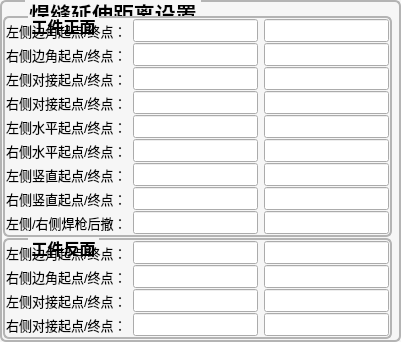
          <widget class="QGroupBox" name="groupBox_12">
           <property name="sizePolicy">
            <sizepolicy hsizetype="Preferred" vsizetype="Preferred">
             <horstretch>2</horstretch>
             <verstretch>3</verstretch>
            </sizepolicy>
           </property>
           <property name="font">
            <font>
             <pointsize>16</pointsize>
             <bold>true</bold>
            </font>
           </property>
           <property name="styleSheet">
            <string notr="true">QGroupBox {
	color: rgb(0, 0, 0);
	background-color: #f6f6f6;
    border-width: 2px;
    border-radius: 6px;
   border-style:solid;
  border-color: #b4b4b4;
  margin-top: 2ex;
}
QGroupBox::title {
     subcontrol-origin: margin;
     subcontrol-position: top left;
   left:25px;
     margin-left: 0px;
     padding:0 1px;
}</string>
           </property>
           <property name="title">
            <string>焊缝延伸距离设置</string>
           </property>
           <property name="alignment">
            <set>Qt::AlignCenter</set>
           </property>
           <layout class="QGridLayout" name="gridLayout_12">
            <property name="leftMargin">
             <number>1</number>
            </property>
            <property name="topMargin">
             <number>3</number>
            </property>
            <property name="rightMargin">
             <number>1</number>
            </property>
            <property name="bottomMargin">
             <number>1</number>
            </property>
            <property name="horizontalSpacing">
             <number>6</number>
            </property>
            <property name="verticalSpacing">
             <number>1</number>
            </property>
            <item row="0" column="0" colspan="2">
             <widget class="QLabel" name="label">
              <property name="maximumSize">
               <size>
                <width>16777215</width>
                <height>10</height>
               </size>
              </property>
              <property name="text">
               <string/>
              </property>
             </widget>
            </item>
            <item row="1" column="0">
             <widget class="QGroupBox" name="groupBox_10">
              <property name="sizePolicy">
               <sizepolicy hsizetype="Preferred" vsizetype="Preferred">
                <horstretch>0</horstretch>
                <verstretch>5</verstretch>
               </sizepolicy>
              </property>
              <property name="font">
               <font>
                <pointsize>12</pointsize>
                <bold>true</bold>
               </font>
              </property>
              <property name="styleSheet">
               <string notr="true">QGroupBox {
	color: rgb(0, 0, 0);
	background-color: #f6f6f6;
    border-width: 2px;
    border-radius: 6px;
   border-style:solid;
  border-color: #b4b4b4;
  margin-top: 2ex;
}
QGroupBox::title {
     subcontrol-origin: margin;
     subcontrol-position: top left;
   left:25px;
     margin-left: 0px;
     padding:0 1px;
}</string>
              </property>
              <property name="title">
               <string>工件正面</string>
              </property>
              <property name="alignment">
               <set>Qt::AlignCenter</set>
              </property>
              <layout class="QGridLayout" name="gridLayout_10">
               <property name="leftMargin">
                <number>1</number>
               </property>
               <property name="topMargin">
                <number>1</number>
               </property>
               <property name="rightMargin">
                <number>1</number>
               </property>
               <property name="bottomMargin">
                <number>1</number>
               </property>
               <property name="horizontalSpacing">
                <number>6</number>
               </property>
               <property name="verticalSpacing">
                <number>1</number>
               </property>
               <item row="5" column="0">
                <widget class="QLabel" name="label_39">
                 <property name="font">
                  <font>
                   <pointsize>10</pointsize>
                  </font>
                 </property>
                 <property name="styleSheet">
                  <string notr="true">color: rgb(0, 0, 0);</string>
                 </property>
                 <property name="text">
                  <string>右侧水平起点/终点：</string>
                 </property>
                </widget>
               </item>
               <item row="8" column="0">
                <widget class="QLabel" name="label_33">
                 <property name="font">
                  <font>
                   <pointsize>10</pointsize>
                  </font>
                 </property>
                 <property name="styleSheet">
                  <string notr="true">color: rgb(0, 0, 0);</string>
                 </property>
                 <property name="text">
                  <string>左侧/右侧焊枪后撤：</string>
                 </property>
                </widget>
               </item>
               <item row="5" column="3">
                <widget class="QLineEdit" name="lineEdit_FrontHBeamRight_ExtendEnd">
                 <property name="font">
                  <font>
                   <pointsize>10</pointsize>
                  </font>
                 </property>
                </widget>
               </item>
               <item row="7" column="3">
                <widget class="QLineEdit" name="lineEdit_FrontVBeamRight_ExtendEnd">
                 <property name="font">
                  <font>
                   <pointsize>10</pointsize>
                  </font>
                 </property>
                </widget>
               </item>
               <item row="2" column="0">
                <widget class="QLabel" name="label_21">
                 <property name="font">
                  <font>
                   <pointsize>10</pointsize>
                  </font>
                 </property>
                 <property name="styleSheet">
                  <string notr="true">color: rgb(0, 0, 0);</string>
                 </property>
                 <property name="text">
                  <string>左侧对接起点/终点：</string>
                 </property>
                </widget>
               </item>
               <item row="8" column="3">
                <widget class="QLineEdit" name="lineEdit_FrontBeamRight_WithDrawDistance">
                 <property name="font">
                  <font>
                   <pointsize>10</pointsize>
                  </font>
                 </property>
                </widget>
               </item>
               <item row="6" column="3">
                <widget class="QLineEdit" name="lineEdit_FrontVBeamLeft_ExtendEnd">
                 <property name="font">
                  <font>
                   <pointsize>10</pointsize>
                  </font>
                 </property>
                </widget>
               </item>
               <item row="4" column="2">
                <widget class="QLineEdit" name="lineEdit_FrontHBeamLeft_ExtendStart">
                 <property name="font">
                  <font>
                   <pointsize>10</pointsize>
                  </font>
                 </property>
                </widget>
               </item>
               <item row="7" column="2">
                <widget class="QLineEdit" name="lineEdit_FrontVBeamRight_ExtendStart">
                 <property name="font">
                  <font>
                   <pointsize>10</pointsize>
                  </font>
                 </property>
                </widget>
               </item>
               <item row="2" column="2">
                <widget class="QLineEdit" name="lineEdit_FrontBeamLeft_ExtendStart">
                 <property name="font">
                  <font>
                   <pointsize>10</pointsize>
                  </font>
                 </property>
                </widget>
               </item>
               <item row="0" column="0">
                <widget class="QLabel" name="label_Distance_ExtendTailEnd_4">
                 <property name="font">
                  <font>
                   <pointsize>10</pointsize>
                   <bold>false</bold>
                  </font>
                 </property>
                 <property name="styleSheet">
                  <string notr="true">color: rgb(0, 0, 0);</string>
                 </property>
                 <property name="text">
                  <string>左侧边角起点/终点：</string>
                 </property>
                </widget>
               </item>
               <item row="3" column="2">
                <widget class="QLineEdit" name="lineEdit_FrontBeamRight_ExtendStart">
                 <property name="font">
                  <font>
                   <pointsize>10</pointsize>
                  </font>
                 </property>
                </widget>
               </item>
               <item row="3" column="0">
                <widget class="QLabel" name="label_23">
                 <property name="font">
                  <font>
                   <pointsize>10</pointsize>
                  </font>
                 </property>
                 <property name="styleSheet">
                  <string notr="true">color: rgb(0, 0, 0);</string>
                 </property>
                 <property name="text">
                  <string>右侧对接起点/终点：</string>
                 </property>
                </widget>
               </item>
               <item row="1" column="3">
                <widget class="QLineEdit" name="lineEdit_FrontRight_ExtendEnd">
                 <property name="font">
                  <font>
                   <pointsize>10</pointsize>
                   <bold>false</bold>
                  </font>
                 </property>
                </widget>
               </item>
               <item row="4" column="0">
                <widget class="QLabel" name="label_37">
                 <property name="font">
                  <font>
                   <pointsize>10</pointsize>
                  </font>
                 </property>
                 <property name="styleSheet">
                  <string notr="true">color: rgb(0, 0, 0);</string>
                 </property>
                 <property name="text">
                  <string>左侧水平起点/终点：</string>
                 </property>
                </widget>
               </item>
               <item row="1" column="0">
                <widget class="QLabel" name="label_Distance_ExtendTailEnd_7">
                 <property name="font">
                  <font>
                   <pointsize>10</pointsize>
                   <bold>false</bold>
                  </font>
                 </property>
                 <property name="styleSheet">
                  <string notr="true">color: rgb(0, 0, 0);</string>
                 </property>
                 <property name="text">
                  <string>右侧边角起点/终点：</string>
                 </property>
                </widget>
               </item>
               <item row="2" column="3">
                <widget class="QLineEdit" name="lineEdit_FrontBeamLeft_ExtendEnd">
                 <property name="font">
                  <font>
                   <pointsize>10</pointsize>
                  </font>
                 </property>
                </widget>
               </item>
               <item row="6" column="0">
                <widget class="QLabel" name="label_40">
                 <property name="font">
                  <font>
                   <pointsize>10</pointsize>
                  </font>
                 </property>
                 <property name="styleSheet">
                  <string notr="true">color: rgb(0, 0, 0);</string>
                 </property>
                 <property name="text">
                  <string>左侧竖直起点/终点：</string>
                 </property>
                </widget>
               </item>
               <item row="4" column="3">
                <widget class="QLineEdit" name="lineEdit_FrontHBeamLeft_ExtendEnd">
                 <property name="font">
                  <font>
                   <pointsize>10</pointsize>
                  </font>
                 </property>
                </widget>
               </item>
               <item row="5" column="2">
                <widget class="QLineEdit" name="lineEdit_FrontHBeamRight_ExtendStart">
                 <property name="font">
                  <font>
                   <pointsize>10</pointsize>
                  </font>
                 </property>
                </widget>
               </item>
               <item row="8" column="2">
                <widget class="QLineEdit" name="lineEdit_FrontBeamLeft_WithDrawDistance">
                 <property name="font">
                  <font>
                   <pointsize>10</pointsize>
                  </font>
                 </property>
                </widget>
               </item>
               <item row="1" column="2">
                <widget class="QLineEdit" name="lineEdit_FrontRight_ExtendStart">
                 <property name="font">
                  <font>
                   <pointsize>10</pointsize>
                   <bold>false</bold>
                  </font>
                 </property>
                </widget>
               </item>
               <item row="0" column="3">
                <widget class="QLineEdit" name="lineEdit_FrontLeft_ExtendEnd">
                 <property name="font">
                  <font>
                   <pointsize>10</pointsize>
                   <bold>false</bold>
                  </font>
                 </property>
                </widget>
               </item>
               <item row="7" column="0">
                <widget class="QLabel" name="label_80">
                 <property name="font">
                  <font>
                   <pointsize>10</pointsize>
                  </font>
                 </property>
                 <property name="styleSheet">
                  <string notr="true">color: rgb(0, 0, 0);</string>
                 </property>
                 <property name="text">
                  <string>右侧竖直起点/终点：</string>
                 </property>
                </widget>
               </item>
               <item row="6" column="2">
                <widget class="QLineEdit" name="lineEdit_FrontVBeamLeft_ExtendStart">
                 <property name="font">
                  <font>
                   <pointsize>10</pointsize>
                  </font>
                 </property>
                </widget>
               </item>
               <item row="3" column="3">
                <widget class="QLineEdit" name="lineEdit_FrontBeamRight_ExtendEnd">
                 <property name="font">
                  <font>
                   <pointsize>10</pointsize>
                  </font>
                 </property>
                </widget>
               </item>
               <item row="0" column="2">
                <widget class="QLineEdit" name="lineEdit_FrontLeft_ExtendStart">
                 <property name="font">
                  <font>
                   <pointsize>10</pointsize>
                   <bold>false</bold>
                  </font>
                 </property>
                </widget>
               </item>
              </layout>
             </widget>
            </item>
            <item row="2" column="0">
             <widget class="QGroupBox" name="groupBox_11">
              <property name="sizePolicy">
               <sizepolicy hsizetype="Preferred" vsizetype="Preferred">
                <horstretch>0</horstretch>
                <verstretch>3</verstretch>
               </sizepolicy>
              </property>
              <property name="font">
               <font>
                <pointsize>12</pointsize>
                <bold>true</bold>
               </font>
              </property>
              <property name="styleSheet">
               <string notr="true">QGroupBox {
	color: rgb(0, 0, 0);
	background-color: #f6f6f6;
    border-width: 2px;
    border-radius: 6px;
   border-style:solid;
  border-color: #b4b4b4;
  margin-top: 2ex;
}
QGroupBox::title {
     subcontrol-origin: margin;
     subcontrol-position: top left;
   left:25px;
     margin-left: 0px;
     padding:0 1px;
}</string>
              </property>
              <property name="title">
               <string>工件反面</string>
              </property>
              <property name="alignment">
               <set>Qt::AlignCenter</set>
              </property>
              <layout class="QGridLayout" name="gridLayout_11">
               <property name="leftMargin">
                <number>1</number>
               </property>
               <property name="topMargin">
                <number>1</number>
               </property>
               <property name="rightMargin">
                <number>1</number>
               </property>
               <property name="bottomMargin">
                <number>1</number>
               </property>
               <property name="horizontalSpacing">
                <number>6</number>
               </property>
               <property name="verticalSpacing">
                <number>1</number>
               </property>
               <item row="2" column="0">
                <widget class="QLabel" name="label_Distance_ExtendTailEnd_13">
                 <property name="font">
                  <font>
                   <pointsize>10</pointsize>
                   <bold>false</bold>
                  </font>
                 </property>
                 <property name="styleSheet">
                  <string notr="true">color: rgb(0, 0, 0);</string>
                 </property>
                 <property name="text">
                  <string>右侧边角起点/终点：</string>
                 </property>
                </widget>
               </item>
               <item row="4" column="0">
                <widget class="QLabel" name="label_31">
                 <property name="font">
                  <font>
                   <pointsize>10</pointsize>
                  </font>
                 </property>
                 <property name="styleSheet">
                  <string notr="true">color: rgb(0, 0, 0);</string>
                 </property>
                 <property name="text">
                  <string>右侧对接起点/终点：</string>
                 </property>
                </widget>
               </item>
               <item row="0" column="1">
                <widget class="QLineEdit" name="lineEdit_BackLeft_ExtendStart">
                 <property name="font">
                  <font>
                   <pointsize>10</pointsize>
                   <bold>false</bold>
                  </font>
                 </property>
                </widget>
               </item>
               <item row="4" column="2">
                <widget class="QLineEdit" name="lineEdit_BackBeamRight_ExtendEnd">
                 <property name="font">
                  <font>
                   <pointsize>10</pointsize>
                  </font>
                 </property>
                </widget>
               </item>
               <item row="3" column="0">
                <widget class="QLabel" name="label_29">
                 <property name="font">
                  <font>
                   <pointsize>10</pointsize>
                  </font>
                 </property>
                 <property name="styleSheet">
                  <string notr="true">color: rgb(0, 0, 0);</string>
                 </property>
                 <property name="text">
                  <string>左侧对接起点/终点：</string>
                 </property>
                </widget>
               </item>
               <item row="0" column="0">
                <widget class="QLabel" name="label_Distance_ExtendTailEnd_14">
                 <property name="font">
                  <font>
                   <pointsize>10</pointsize>
                   <bold>false</bold>
                  </font>
                 </property>
                 <property name="styleSheet">
                  <string notr="true">color: rgb(0, 0, 0);</string>
                 </property>
                 <property name="text">
                  <string>左侧边角起点/终点：</string>
                 </property>
                </widget>
               </item>
               <item row="2" column="1">
                <widget class="QLineEdit" name="lineEdit_BackRight_ExtendStart">
                 <property name="font">
                  <font>
                   <pointsize>10</pointsize>
                   <bold>false</bold>
                  </font>
                 </property>
                </widget>
               </item>
               <item row="2" column="2">
                <widget class="QLineEdit" name="lineEdit_BackRight_ExtendEnd">
                 <property name="font">
                  <font>
                   <pointsize>10</pointsize>
                   <bold>false</bold>
                  </font>
                 </property>
                </widget>
               </item>
               <item row="3" column="2">
                <widget class="QLineEdit" name="lineEdit_BackBeamLeft_ExtendEnd">
                 <property name="font">
                  <font>
                   <pointsize>10</pointsize>
                  </font>
                 </property>
                </widget>
               </item>
               <item row="4" column="1">
                <widget class="QLineEdit" name="lineEdit_BackBeamRight_ExtendStart">
                 <property name="font">
                  <font>
                   <pointsize>10</pointsize>
                  </font>
                 </property>
                </widget>
               </item>
               <item row="0" column="2">
                <widget class="QLineEdit" name="lineEdit_BackLeft_ExtendEnd">
                 <property name="font">
                  <font>
                   <pointsize>10</pointsize>
                   <bold>false</bold>
                  </font>
                 </property>
                </widget>
               </item>
               <item row="3" column="1">
                <widget class="QLineEdit" name="lineEdit_BackBeamLeft_ExtendStart">
                 <property name="font">
                  <font>
                   <pointsize>10</pointsize>
                  </font>
                 </property>
                </widget>
               </item>
              </layout>
             </widget>
            </item>
           </layout>
          </widget>
